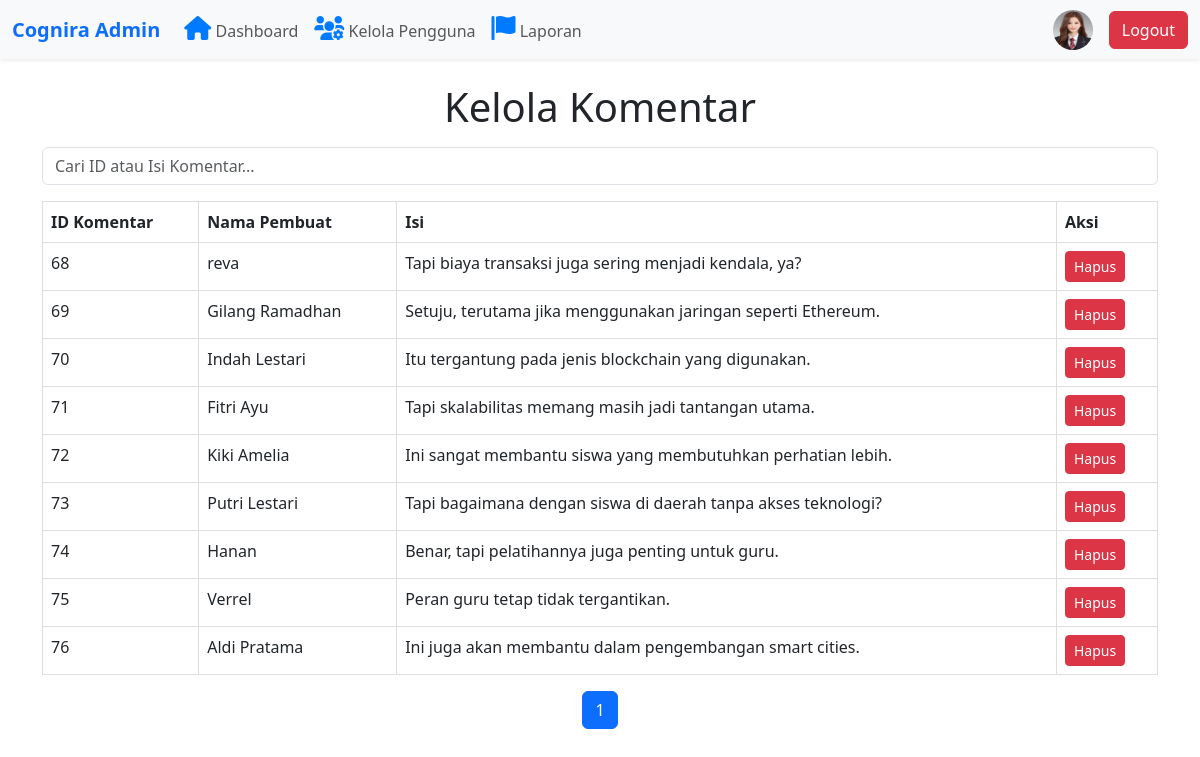
/admin/manage-comments.php (signed in), run on the app's committed database.
### tables this page shows
CREATE TABLE `admin_moderator` (
  `pengguna_id` varchar(11) NOT NULL,
  `nama` varchar(50) NOT NULL,
  `email` varchar(100) NOT NULL,
  `kata_sandi` varchar(255) NOT NULL,
  `foto` varchar(50) DEFAULT NULL,
  `peran` enum('Admin','Moderator') NOT NULL,
  `created_at` datetime NOT NULL
);

CREATE TABLE `comments` (
  `comment_id` int(11) NOT NULL,
  `answer_id` int(11) NOT NULL,
  `pengguna_id` varchar(11) NOT NULL,
  `content` text NOT NULL,
  `comment_created_at` datetime NOT NULL
);

CREATE TABLE `pengguna_cognira` (
  `pengguna_id` varchar(11) NOT NULL,
  `nama_pengguna` varchar(50) NOT NULL,
  `email` varchar(100) NOT NULL,
  `kata_sandi` varchar(255) NOT NULL,
  `foto` varchar(50) DEFAULT NULL,
  `created_at` datetime NOT NULL,
  `statusblock` tinyint(1) NOT NULL DEFAULT 0,
  `blokir_hingga` datetime DEFAULT NULL
);

### admin/manage-comments.php (the view, shortened to what this page needs)
<?php
require_once "../config.php";
require_once "../template/navbar-admin.php";
$search = $_GET['search'] ?? '';
$page = isset($_GET['page']) && is_numeric($_GET['page']) ? (int)$_GET['page'] : 1;
$limit = 10;
$offset = ($page - 1) * $limit;
$query = "
    SELECT c.comment_id, u.nama_pengguna, c.content, a.answer_id
    FROM comments c
    JOIN pengguna_cognira u ON c.pengguna_id = u.pengguna_id
    JOIN answers a ON c.answer_id = a.answer_id
    WHERE c.content LIKE ? OR c.comment_id LIKE ?
    LIMIT ? OFFSET ?
";
$stmt = $koneksi->prepare($query);
$searchParam = "%$search%";
$stmt->bind_param("ssii", $searchParam, $searchParam, $limit, $offset);
$stmt->execute();
$result = $stmt->get_result();
$comments = $result->fetch_all(MYSQLI_ASSOC);
$countQuery = "
    SELECT COUNT(*) as total
    FROM comments c
    JOIN pengguna_cognira u ON c.pengguna_id = u.pengguna_id
    WHERE c.content LIKE ? OR c.comment_id LIKE ?
";
$countStmt = $koneksi->prepare($countQuery);
$countStmt->bind_param("ss", $searchParam, $searchParam);
$countStmt->execute();
$countResult = $countStmt->get_result();
$totalRows = $countResult->fetch_assoc()['total'];
$totalPages = ceil($totalRows / $limit);
?>
<!DOCTYPE html>
<html lang="en">
<head>
    <link href="https://cdn.jsdelivr.net/npm/bootstrap@5.3.0-alpha1/dist/css/bootstrap.min.css" rel="stylesheet">
</head>
<body>
    <div class="container my-4">
        <h1 class="text-center">Kelola Komentar</h1>
        <form method="GET" class="my-3">
            <input type="text" name="search" placeholder="Cari ID atau Isi Komentar..." value="<?= htmlspecialchars($search) ?>" class="form-control">
        </form>
        <table class="table">
            <thead>
                <tr>
                    <th>ID Komentar</th>
                    <th>Nama Pembuat</th>
                    <th>Isi</th>
                    <th>Aksi</th>
                </tr>
            </thead>
            <tbody>
                <?php if (count($comments) > 0): ?>
                    <?php foreach ($comments as $c): ?>
                        <tr>
                            <td><?= htmlspecialchars($c['comment_id']) ?></td>
                            <td><?= htmlspecialchars($c['nama_pengguna']) ?></td>
                            <td><?= htmlspecialchars($c['content']) ?></td>
                            <td>
                                <button class="btn btn-danger btn-sm" onclick="confirmDelete(<?= $c['comment_id'] ?>)">Hapus</button>
                            </td>
                        </tr>
                    <?php endforeach; ?>
                <?php else: ?>
                    <tr>
                        <td colspan="4" class="text-center">Tidak ada komentar yang ditemukan.</td>
                    </tr>
                <?php endif; ?>
            </tbody>
        </table>
        <nav>
            <ul class="pagination justify-content-center">
                <?php for ($i = 1; $i <= $totalPages; $i++): ?>
                    <li class="page-item <?= $i == $page ? 'active' : '' ?>">
                        <a class="page-link" href="?page=<?= $i ?>&search=<?= urlencode($search) ?>"><?= $i ?></a>
                    </li>
                <?php endfor; ?>
            </ul>
        </nav>
    </div>
</body>
</html>

### template/navbar-admin.php (shortened to what this page needs)
<?php
require_once "../config.php";
$pengguna_id = $_SESSION['ssLogin'];
$query = $koneksi->prepare("SELECT foto FROM admin_moderator WHERE pengguna_id = ?");
$query->bind_param('s', $pengguna_id);
$query->execute();
$result = $query->get_result();
$admin = $result->fetch_assoc();
$foto_profil = (!empty($admin['foto']) && file_exists("../asset/uploads/" . $admin['foto']))
    ? "../asset/uploads/" . htmlspecialchars($admin['foto'])
    : "../asset/uploads/default.png";
?>
<!DOCTYPE html>
<html lang="id">
<head>
    <link rel="stylesheet" href="https://cdn.jsdelivr.net/npm/bootstrap@5.3.0/dist/css/bootstrap.min.css">
    <link rel="stylesheet" href="https://cdnjs.cloudflare.com/ajax/libs/font-awesome/6.0.0/css/all.min.css">
</head>
<body>
    <nav class="navbar navbar-expand-lg navbar-light bg-light shadow-sm">
        <div class="container-fluid">
            <a class="navbar-brand fw-bold text-primary" href="../admin/dashboard-admin.php">Cognira Admin</a>
            <ul class="navbar-nav me-auto mb-2 mb-lg-0">
                <li class="nav-item">
                    <a class="nav-link" href="../admin/dashboard-admin.php">
                        <i class="fa-solid fa-house" style="color: #007bff; font-size: 1.5rem; transition: color 0.3s ease;"
                        onmouseover="this.style.color='#FCC737'"
                        onmouseout="this.style.color='#007bff'"></i> Dashboard
                    </a>
                </li>
                <li class="nav-item">
                    <a class="nav-link" href="../admin/kelola-pengguna.php">
                        <i class="fas fa-users-cog" style="color: #007bff; font-size: 1.5rem; transition: color 0.3s ease;"
                        onmouseover="this.style.color='#FCC737'"
                        onmouseout="this.style.color='#007bff'"></i> Kelola Pengguna
                    </a>
                </li>
                <li class="nav-item">
                    <a class="nav-link" href="../admin/laporan-admin.php">
                        <i class="fas fa-flag" style="color: #007bff; font-size: 1.5rem; transition: color 0.3s ease;"
                        onmouseover="this.style.color='#FCC737'"
                        onmouseout="this.style.color='#007bff'"></i> Laporan
                    </a>
                </li>
            </ul>
            <div class="d-flex align-items-center">
                <a href="../admin/profile-admin.php">
                    <img src="<?php echo $foto_profil; ?>" alt="Foto Admin" class="rounded-circle me-3" width="40" height="40">
                </a>
                <a href="../auth/logout.php" class="btn btn-danger" onclick="return confirmLogout();">Logout</a>
            </div>
        </div>
    </nav>
</body>
</html>

### admin/manage-comments.php (style rules this page uses)
table { border-collapse: collapse; width: 100%; }
th, td { border: 1px solid #ddd; padding: 8px; text-align: left; }
th { background-color: #f2f2f2; font-weight: bold; }
tr:nth-child(even) { background-color: #f9f9f9; }

### data on the page
admin_moderator: foto (picture)
comments: comment_id "68", pengguna.nama_pengguna "reva", content "Tapi biaya transaksi juga sering menjadi kendala, ya?"
comments: comment_id "69", pengguna.nama_pengguna "Gilang Ramadhan", content "Setuju, terutama jika menggunakan jaringan seperti Ethereum."
comments: comment_id "70", pengguna.nama_pengguna "Indah Lestari", content "Itu tergantung pada jenis blockchain yang digunakan."
comments: comment_id "71", pengguna.nama_pengguna "Fitri Ayu", content "Tapi skalabilitas memang masih jadi tantangan utama."
comments: comment_id "72", pengguna.nama_pengguna "Kiki Amelia", content "Ini sangat membantu siswa yang membutuhkan perhatian lebih."
comments: comment_id "73", pengguna.nama_pengguna "Putri Lestari", content "Tapi bagaimana dengan siswa di daerah tanpa akses teknologi?"
comments: comment_id "74", pengguna.nama_pengguna "Hanan", content "Benar, tapi pelatihannya juga penting untuk guru."
comments: comment_id "75", pengguna.nama_pengguna "Verrel", content "Peran guru tetap tidak tergantikan."
comments: comment_id "76", pengguna.nama_pengguna "Aldi Pratama", content "Ini juga akan membantu dalam pengembangan smart cities."
